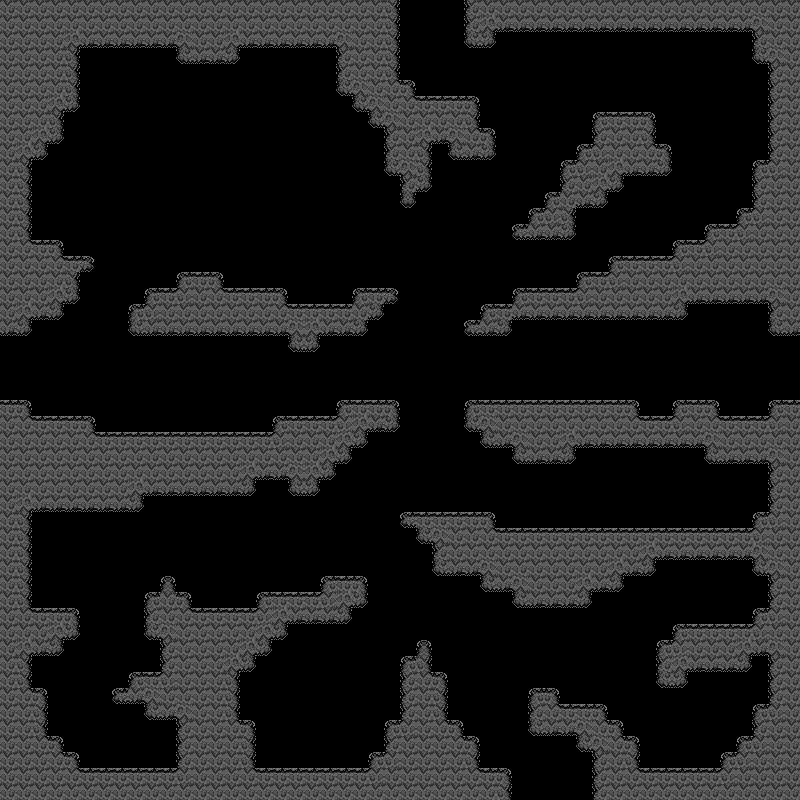

The image is a tile-based game level rendered from a .tmx file. Its description and source (layers, tilesets, objects; grid data summarised) follow:
An orthogonal 50x50 tile map with 16x16 px tiles, 1 tile layer (terrain), 1 hidden layer not drawn and 20 objects.

<map version="1.10" tiledversion="1.11.2" orientation="orthogonal" renderorder="right-down" width="50" height="50" tilewidth="16" tileheight="16" infinite="0" nextlayerid="5" nextobjectid="515">
 <tileset firstgid="1" source="Rock Tile Set.tsx" />
 <layer id="1" name="prototype" width="50" height="50" visible="0">
  <data>[2500 cells, 1048 non-empty, 3 distinct tile ids]</data>
 </layer>
 <layer id="2" name="terrain" width="50" height="50">
  <properties>
   <property name="st2u:CompositeCollider2D" type="bool" value="true" />
   <property name="unity:layer" value="Ground" />
  </properties>
  <data>[2500 cells, 1029 non-empty, 17 distinct tile ids]</data>
 </layer>
 <objectgroup id="4" name="SpawnLayer">
  <object id="495" gid="40" x="456" y="88" width="16" height="16" />
  <object id="496" gid="40" x="616" y="104" width="16" height="16" />
  <object id="497" gid="40" x="712" y="200" width="16" height="16" />
  <object id="498" gid="40" x="200" y="264" width="16" height="16" />
  <object id="499" gid="40" x="280" y="280" width="16" height="16">
   <properties>
    <property name="possibleMobName" value="MiniZomby" />
   </properties>
  </object>
  <object id="500" gid="40" x="536" y="280" width="16" height="16" />
  <object id="501" gid="40" x="616" y="392" width="16" height="16">
   <properties>
    <property name="possibleMobName" value="Wizard" />
   </properties>
  </object>
  <object id="502" gid="40" x="296" y="408" width="16" height="16" />
  <object id="503" gid="40" x="168" y="424" width="16" height="16" />
  <object id="504" gid="40" x="424" y="504" width="16" height="16" />
  <object id="505" gid="40" x="584" y="520" width="16" height="16">
   <properties>
    <property name="possibleMobName" value="TankZomby" />
   </properties>
  </object>
  <object id="506" gid="40" x="168" y="568" width="16" height="16" />
  <object id="507" gid="40" x="344" y="568" width="16" height="16" />
  <object id="508" gid="40" x="696" y="616" width="16" height="16">
   <properties>
    <property name="possibleMobName" value="Wizard" />
   </properties>
  </object>
  <object id="509" gid="40" x="136" y="760" width="16" height="16">
   <properties>
    <property name="possibleMobName" value="MiniZomby" />
   </properties>
  </object>
  <object id="513" gid="40" x="136" y="760" width="16" height="16">
   <properties>
    <property name="possibleMobName" value="MiniZomby" />
   </properties>
  </object>
  <object id="510" gid="40" x="712" y="744" width="16" height="16" />
  <object id="511" gid="40" x="312" y="760" width="16" height="16">
   <properties>
    <property name="possibleMobName" value="TankZomby" />
   </properties>
  </object>
  <object id="512" gid="24" x="88" y="232" width="16" height="16" />
  <object id="514" gid="40" x="104" y="744" width="16" height="16">
   <properties>
    <property name="possibleMobName" value="MiniZomby" />
   </properties>
  </object>
 </objectgroup>
</map>
